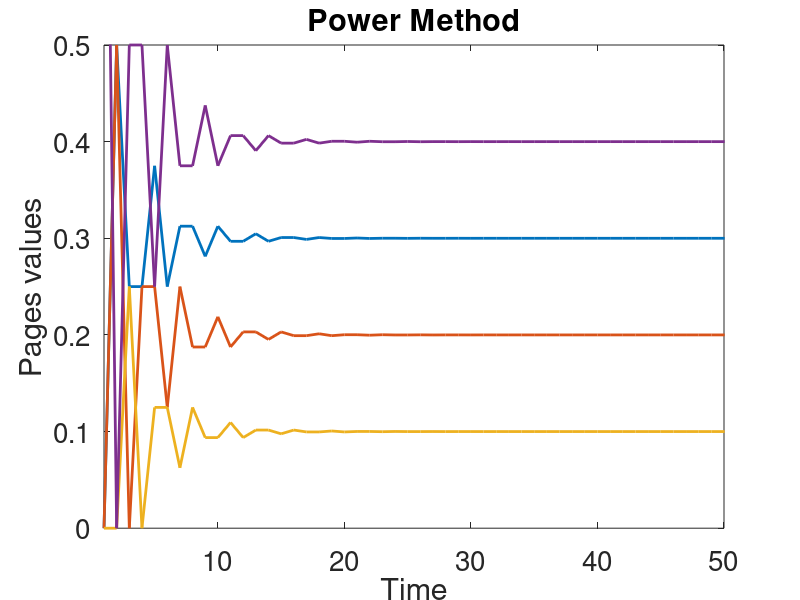
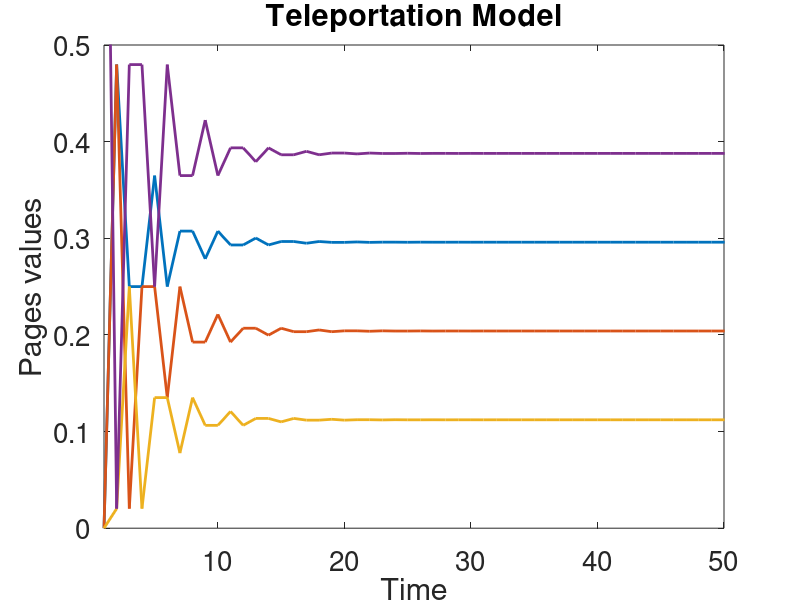
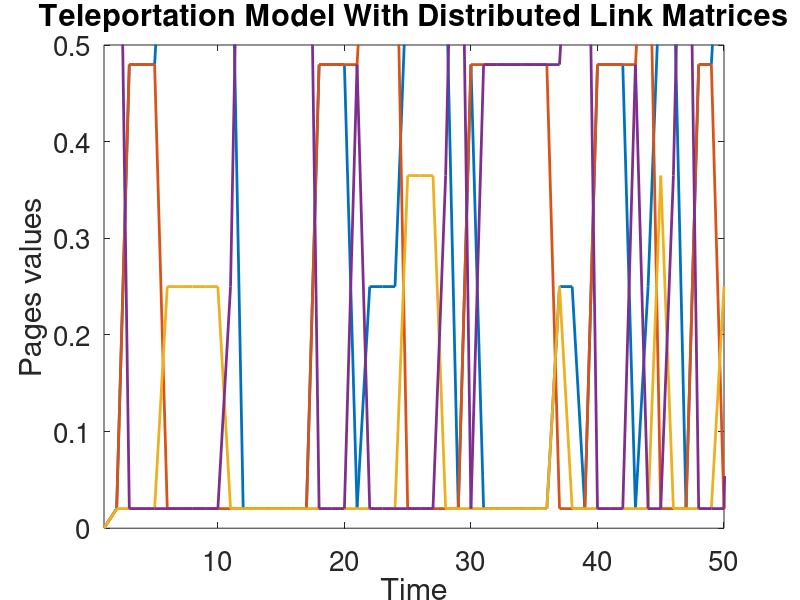
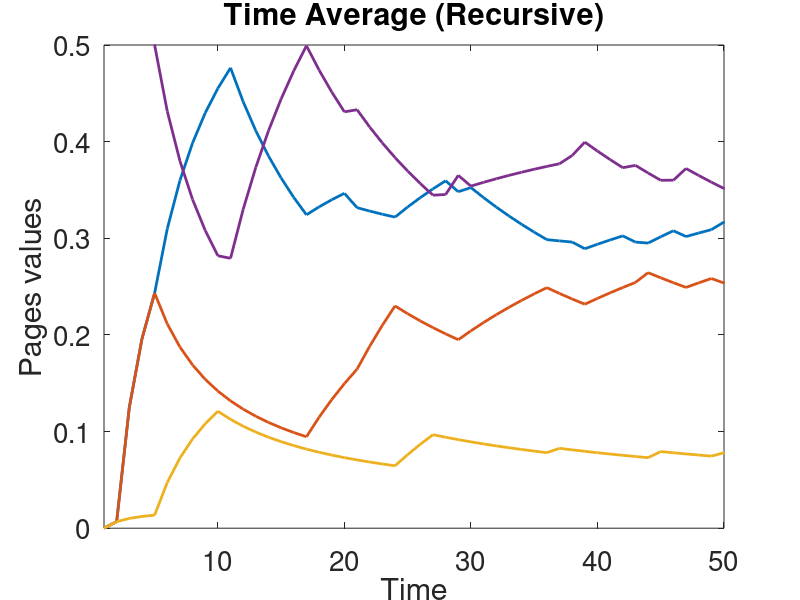

Source code (MATLAB) for these figures, in order:
%PageRank Simulation (Matlab version)
%Laboratório Nacional de Computação Científica - LNCC
%Oscar Neiva Eulálio Neto - Orientador: Marcos Garcia Todorov

clear
clc
close all

%Start get the running time in seconds
tic();

%Number of states
N = 4;

%Number of distributed matrix
NPn = N;

%Time horizon
T = 50;

%Time horizon monte carlo 
itmax = 50;

%Parameter m of Mean-Square Error
m = 0.15; %m = 0.15

%Random vector 
%x = rand(1,N);
%x = diag(x*ones(N,1))\x;

%Static vectors
x = [0 0 0 1]; %Simple PageRank

%Other vectors
y = x;
xd = x;
yd = x;
z = x;
zr = x;
w = zeros(T+1,N);

%Random Stochastic Matrix(line)
%P = rand(N);
%P = diag(P*ones(N,1))\P;

%Stochastic Matrix
P = [0 0 0 1; 0.5 0 0.5 0; 0 0 0 1; 0.5 0.5 0 0];

%Vector with ones
v1 = ones(1,N);

%%%%%%%%%%%%%%%%%%%%%%%%%%%%%%%%%%%%%%%%%%%%%%%%%%%%%%%%%%%%%%%%%%%%%%%%%%%%%%%%%%%%%%%%%

%Mean-Square Error Convergence
M = 2*m/(N-m*(N-2));

%Create a tridimentional matrix with zeros
PP = zeros(size(P,1),size(P,2),N);

%Insert values in the tridimensional matrix
for i=1:N
	%Insert ones in the diagonals
	PP(i,i,:) = 1;
	
	%Copy lines to the distributed matrix
    PP(i,:,i) = P(i,:);
end

for it=1:itmax
	for k=1:T
		%Generate one integer number to represent the random distributed matrix
		Pn = ceil(rand*NPn);

		%Power Metod
		x(k+1,:) = x(k,:)*P;
		
		%PageRank with teleportation model (not distributed)
		y(k+1,:) = (1-M)*(x(k,:)*P) + (M/N)*v1;

		%PageRank with distributed link matrices
		xd(k+1,:) = xd(k,:) * PP(:,:,Pn);

		%PageRank with distributed teleportation model
		yd(k+1,:) = (1-M)*(xd(k,:)*PP(:,:,Pn)) + (M/NPn)*v1;

		%PageRank with time average (not recursive)
		z(k,:) = sum(yd)/(T+1);

		%PageRank with time average (recursive)
		zr(k+1,:) = (((k+1)/(k+2)) * zr(k,:)) + ((1/(k+2))*yd(k+1,:));
	end
	w = w + zr./itmax;
end


time = toc ();
%%%%%%%%%%%%%%%%%%%%%%%%%%%%%%%%%%%%%%%%%%%%%%%%%%%%%%%%%%%%%%%%%%%%%%%%%%%%%%%%%%%%%%%%%

%Plot results
clf

figure(1);
%subplot(211);
plot(x,'Linewidth',2.0);
set(gca,'fontsize',20);
set(gca,'XLim',[1 T]);
set(gca,'YLim',[0 2/N]);
title('Power Method');
ylabel('Pages values');
xlabel('Time');
print('-depsc2','powermetod');
%!ps2pdf -dEPSCrop powermetod.eps powermetod.pdf

figure(2);
%subplot(212);
plot(y, 'Linewidth', 2.0);
set(gca,'fontsize',20);
set(gca,'XLim',[1 T]);
set(gca,'YLim',[0 2/N]);
title('Teleportation Model');
ylabel('Pages values');
xlabel('Time');
print('-depsc2','teleportation');
%!ps2pdf -dEPSCrop teleportation.eps teleportation.pdf

%figure(3);
%subplot(211);
%plot(xd, 'Linewidth', 1.0);
%set(gca,'fontsize',20);
%set(gca,'XLim',[1 T]);
%set(gca,'YLim',[0 2/N]);
%title('PageRank With Distributed Link Matrices');
%ylabel('Pages values');
%xlabel('Time');
%print('-depsc2','pagedistributed');
%!ps2pdf -dEPSCrop pagedistributed.eps pagedistributed.pdf

figure(4);
%subplot(212);
plot(yd, 'Linewidth', 2.0);
set(gca,'fontsize',20);
set(gca,'XLim',[1 T]);
set(gca,'YLim',[0 2/N]);
title('Teleportation Model With Distributed Link Matrices');
ylabel('Pages values');
xlabel('Time');
print('-depsc2','teledistributed');
%!ps2pdf -dEPSCrop teledistributed.eps teledistributed.pdf

%figure(5);
%subplot(7,2,9);
%plot(z);
%set(gca,'fontsize',20);
%set(gca,'XLim',[1 T]);
%set(gca,'YLim',[0 2/N]);
%title('Time Average (Not Recursive)');
%ylabel('Pages values');
%xlabel('Time');
%print('-depsc2','polyak','-F:30');
%!ps2pdf -dEPSCrop polyak.eps polyak.pdf

figure(6);
%subplot(211);
plot(zr, 'Linewidth', 2.0);
set(gca,'fontsize',20);
set(gca,'XLim',[1 T]);
set(gca,'YLim',[0 2/N]);
title('Time Average (Recursive)');
ylabel('Pages values');
xlabel('Time');
print('-depsc2','timerecursive');
%!ps2pdf -dEPSCrop timerecursive.eps timerecursive.pdf

figure(7);
%subplot(212);
plot(w, 'Linewidth', 2.0);
set(gca,'fontsize',20);
set(gca,'XLim',[1 itmax]);
set(gca,'YLim',[0 2/N]);
title('Monte Carlo Simulation');
ylabel('Pages values');
xlabel('Time');
print('-depsc2','montecarlo');
%!ps2pdf -dEPSCrop montecarlo.eps montecarlo.pdf
